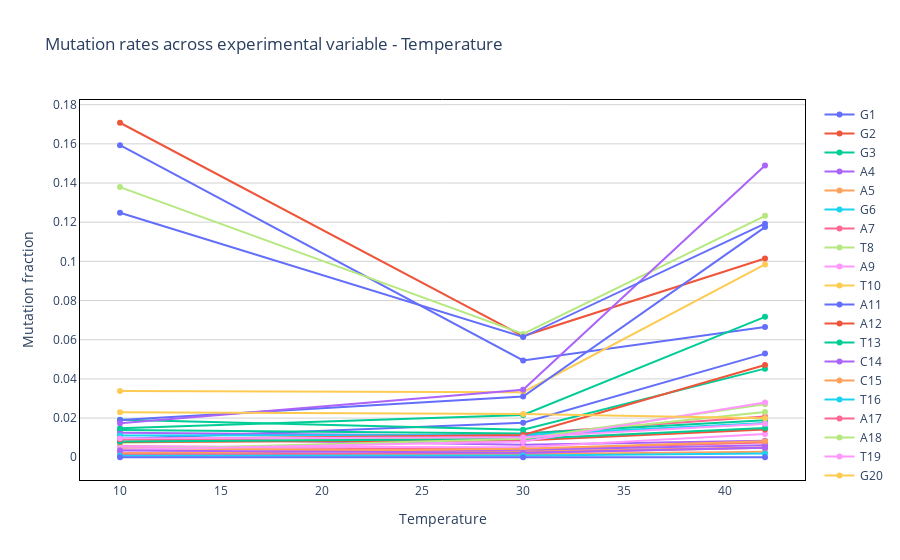

This figure's notebook cell:
### Code cell
fig = study.experimental_variable_across_samples(
    experimental_variable='Temperature',
    # sample=[sample],
    reference = [reference],
    section = [section],
    cluster = [cluster],
)['fig']
fig.show()

### Figure 1 — Plotly figure (JSON) as saved in the notebook; plotly's stock layout.template omitted (floating-point values rounded to 4 significant figures)
{"data": [{"hovertemplate": "<b>Experimental variable: %{x}<br>Mutation fraction: %{y}<extra></extra>", "mode": "lines+markers", "name": "G1", "text": "Temperature", "type": "scatter", "x": [10, 30, 42], "y": [null, null, null]}, {"hovertemplate": "<b>Experimental variable: %{x}<br>Mutation fraction: %{y}<extra></extra>", "mode": "lines+markers", "name": "G2", "text": "Temperature", "type": "scatter", "x": [10, 30, 42], "y": [null, null, null]}, {"hovertemplate": "<b>Experimental variable: %{x}<br>Mutation fraction: %{y}<extra></extra>", "mode": "lines+markers", "name": "G3", "text": "Temperature", "type": "scatter", "x": [10, 30, 42], "y": [null, null, null]}, {"hovertemplate": "<b>Experimental variable: %{x}<br>Mutation fraction: %{y}<extra></extra>", "mode": "lines+markers", "name": "A4", "text": "Temperature", "type": "scatter", "x": [10, 30, 42], "y": [0.009631, 0.006426, 0.008402]}, {"hovertemplate": "<b>Experimental variable: %{x}<br>Mutation fraction: %{y}<extra></extra>", "mode": "lines+markers", "name": "A5", "text": "Temperature", "type": "scatter", "x": [10, 30, 42], "y": [0.004656, 0.003127, 0.005028]}, {"hovertemplate": "<b>Experimental variable: %{x}<br>Mutation fraction: %{y}<extra></extra>", "mode": "lines+markers", "name": "G6", "text": "Temperature", "type": "scatter", "x": [10, 30, 42], "y": [null, null, null]}, {"hovertemplate": "<b>Experimental variable: %{x}<br>Mutation fraction: %{y}<extra></extra>", "mode": "lines+markers", "name": "A7", "text": "Temperature", "type": "scatter", "x": [10, 30, 42], "y": [0.005651, 0.004101, 0.00759]}, {"hovertemplate": "<b>Experimental variable: %{x}<br>Mutation fraction: %{y}<extra></extra>", "mode": "lines+markers", "name": "T8", "text": "Temperature", "type": "scatter", "x": [10, 30, 42], "y": [null, null, null]}, {"hovertemplate": "<b>Experimental variable: %{x}<br>Mutation fraction: %{y}<extra></extra>", "mode": "lines+markers", "name": "A9", "text": "Temperature", "type": "scatter", "x": [10, 30, 42], "y": [0.005504, 0.005153, 0.01184]}, {"hovertemplate": "<b>Experimental variable: %{x}<br>Mutation fraction: %{y}<extra></extra>", "mode": "lines+markers", "name": "T10", "text": "Temperature", "type": "scatter", "x": [10, 30, 42], "y": [null, null, null]}, {"hovertemplate": "<b>Experimental variable: %{x}<br>Mutation fraction: %{y}<extra></extra>", "mode": "lines+markers", "name": "A11", "text": "Temperature", "type": "scatter", "x": [10, 30, 42], "y": [0.1593, 0.04941, 0.06652]}, {"hovertemplate": "<b>Experimental variable: %{x}<br>Mutation fraction: %{y}<extra></extra>", "mode": "lines+markers", "name": "A12", "text": "Temperature", "type": "scatter", "x": [10, 30, 42], "y": [0.1708, 0.06187, 0.1015]}, {"hovertemplate": "<b>Experimental variable: %{x}<br>Mutation fraction: %{y}<extra></extra>", "mode": "lines+markers", "name": "T13", "text": "Temperature", "type": "scatter", "x": [10, 30, 42], "y": [null, null, null]}, {"hovertemplate": "<b>Experimental variable: %{x}<br>Mutation fraction: %{y}<extra></extra>", "mode": "lines+markers", "name": "C14", "text": "Temperature", "type": "scatter", "x": [10, 30, 42], "y": [0.002062, 0.003846, 0.006158]}, {"hovertemplate": "<b>Experimental variable: %{x}<br>Mutation fraction: %{y}<extra></extra>", "mode": "lines+markers", "name": "C15", "text": "Temperature", "type": "scatter", "x": [10, 30, 42], "y": [0.002025, 0.004378, 0.008188]}, {"hovertemplate": "<b>Experimental variable: %{x}<br>Mutation fraction: %{y}<extra></extra>", "mode": "lines+markers", "name": "T16", "text": "Temperature", "type": "scatter", "x": [10, 30, 42], "y": [null, null, null]}, {"hovertemplate": "<b>Experimental variable: %{x}<br>Mutation fraction: %{y}<extra></extra>", "mode": "lines+markers", "name": "A17", "text": "Temperature", "type": "scatter", "x": [10, 30, 42], "y": [0.007895, 0.01202, 0.02079]}, {"hovertemplate": "<b>Experimental variable: %{x}<br>Mutation fraction: %{y}<extra></extra>", "mode": "lines+markers", "name": "A18", "text": "Temperature", "type": "scatter", "x": [10, 30, 42], "y": [0.007421, 0.01031, 0.02307]}, {"hovertemplate": "<b>Experimental variable: %{x}<br>Mutation fraction: %{y}<extra></extra>", "mode": "lines+markers", "name": "T19", "text": "Temperature", "type": "scatter", "x": [10, 30, 42], "y": [null, null, null]}, {"hovertemplate": "<b>Experimental variable: %{x}<br>Mutation fraction: %{y}<extra></extra>", "mode": "lines+markers", "name": "G20", "text": "Temperature", "type": "scatter", "x": [10, 30, 42], "y": [null, null, null]}, {"hovertemplate": "<b>Experimental variable: %{x}<br>Mutation fraction: %{y}<extra></extra>", "mode": "lines+markers", "name": "A21", "text": "Temperature", "type": "scatter", "x": [10, 30, 42], "y": [0.009326, 0.01762, 0.05292]}, {"hovertemplate": "<b>Experimental variable: %{x}<br>Mutation fraction: %{y}<extra></extra>", "mode": "lines+markers", "name": "T22", "text": "Temperature", "type": "scatter", "x": [10, 30, 42], "y": [null, null, null]}, {"hovertemplate": "<b>Experimental variable: %{x}<br>Mutation fraction: %{y}<extra></extra>", "mode": "lines+markers", "name": "A23", "text": "Temperature", "type": "scatter", "x": [10, 30, 42], "y": [0.0192, 0.01402, 0.04524]}, {"hovertemplate": "<b>Experimental variable: %{x}<br>Mutation fraction: %{y}<extra></extra>", "mode": "lines+markers", "name": "T24", "text": "Temperature", "type": "scatter", "x": [10, 30, 42], "y": [null, null, null]}, {"hovertemplate": "<b>Experimental variable: %{x}<br>Mutation fraction: %{y}<extra></extra>", "mode": "lines+markers", "name": "G25", "text": "Temperature", "type": "scatter", "x": [10, 30, 42], "y": [null, null, null]}, {"hovertemplate": "<b>Experimental variable: %{x}<br>Mutation fraction: %{y}<extra></extra>", "mode": "lines+markers", "name": "G26", "text": "Temperature", "type": "scatter", "x": [10, 30, 42], "y": [null, null, null]}, {"hovertemplate": "<b>Experimental variable: %{x}<br>Mutation fraction: %{y}<extra></extra>", "mode": "lines+markers", "name": "T27", "text": "Temperature", "type": "scatter", "x": [10, 30, 42], "y": [null, null, null]}, {"hovertemplate": "<b>Experimental variable: %{x}<br>Mutation fraction: %{y}<extra></extra>", "mode": "lines+markers", "name": "T28", "text": "Temperature", "type": "scatter", "x": [10, 30, 42], "y": [null, null, null]}, {"hovertemplate": "<b>Experimental variable: %{x}<br>Mutation fraction: %{y}<extra></extra>", "mode": "lines+markers", "name": "T29", "text": "Temperature", "type": "scatter", "x": [10, 30, 42], "y": [null, null, null]}, {"hovertemplate": "<b>Experimental variable: %{x}<br>Mutation fraction: %{y}<extra></extra>", "mode": "lines+markers", "name": "G30", "text": "Temperature", "type": "scatter", "x": [10, 30, 42], "y": [null, null, null]}, {"hovertemplate": "<b>Experimental variable: %{x}<br>Mutation fraction: %{y}<extra></extra>", "mode": "lines+markers", "name": "G31", "text": "Temperature", "type": "scatter", "x": [10, 30, 42], "y": [null, null, null]}, {"hovertemplate": "<b>Experimental variable: %{x}<br>Mutation fraction: %{y}<extra></extra>", "mode": "lines+markers", "name": "G32", "text": "Temperature", "type": "scatter", "x": [10, 30, 42], "y": [null, null, null]}, {"hovertemplate": "<b>Experimental variable: %{x}<br>Mutation fraction: %{y}<extra></extra>", "mode": "lines+markers", "name": "A33", "text": "Temperature", "type": "scatter", "x": [10, 30, 42], "y": [0.01396, 0.01214, 0.01885]}, {"hovertemplate": "<b>Experimental variable: %{x}<br>Mutation fraction: %{y}<extra></extra>", "mode": "lines+markers", "name": "G34", "text": "Temperature", "type": "scatter", "x": [10, 30, 42], "y": [null, null, null]}, {"hovertemplate": "<b>Experimental variable: %{x}<br>Mutation fraction: %{y}<extra></extra>", "mode": "lines+markers", "name": "T35", "text": "Temperature", "type": "scatter", "x": [10, 30, 42], "y": [null, null, null]}, {"hovertemplate": "<b>Experimental variable: %{x}<br>Mutation fraction: %{y}<extra></extra>", "mode": "lines+markers", "name": "T36", "text": "Temperature", "type": "scatter", "x": [10, 30, 42], "y": [null, null, null]}, {"hovertemplate": "<b>Experimental variable: %{x}<br>Mutation fraction: %{y}<extra></extra>", "mode": "lines+markers", "name": "T37", "text": "Temperature", "type": "scatter", "x": [10, 30, 42], "y": [null, null, null]}, {"hovertemplate": "<b>Experimental variable: %{x}<br>Mutation fraction: %{y}<extra></extra>", "mode": "lines+markers", "name": "C38", "text": "Temperature", "type": "scatter", "x": [10, 30, 42], "y": [0.1379, 0.06298, 0.1233]}, {"hovertemplate": "<b>Experimental variable: %{x}<br>Mutation fraction: %{y}<extra></extra>", "mode": "lines+markers", "name": "T39", "text": "Temperature", "type": "scatter", "x": [10, 30, 42], "y": [null, null, null]}, {"hovertemplate": "<b>Experimental variable: %{x}<br>Mutation fraction: %{y}<extra></extra>", "mode": "lines+markers", "name": "A40", "text": "Temperature", "type": "scatter", "x": [10, 30, 42], "y": [0.03377, 0.03319, 0.09846]}, {"hovertemplate": "<b>Experimental variable: %{x}<br>Mutation fraction: %{y}<extra></extra>", "mode": "lines+markers", "name": "C41", "text": "Temperature", "type": "scatter", "x": [10, 30, 42], "y": [0.01896, 0.03097, 0.1175]}, {"hovertemplate": "<b>Experimental variable: %{x}<br>Mutation fraction: %{y}<extra></extra>", "mode": "lines+markers", "name": "C42", "text": "Temperature", "type": "scatter", "x": [10, 30, 42], "y": [0.007734, 0.008541, 0.01418]}, {"hovertemplate": "<b>Experimental variable: %{x}<br>Mutation fraction: %{y}<extra></extra>", "mode": "lines+markers", "name": "A43", "text": "Temperature", "type": "scatter", "x": [10, 30, 42], "y": [0.008067, 0.009296, 0.01492]}, {"hovertemplate": "<b>Experimental variable: %{x}<br>Mutation fraction: %{y}<extra></extra>", "mode": "lines+markers", "name": "A44", "text": "Temperature", "type": "scatter", "x": [10, 30, 42], "y": [0.01252, 0.01085, 0.01721]}, {"hovertemplate": "<b>Experimental variable: %{x}<br>Mutation fraction: %{y}<extra></extra>", "mode": "lines+markers", "name": "G45", "text": "Temperature", "type": "scatter", "x": [10, 30, 42], "y": [null, null, null]}, {"hovertemplate": "<b>Experimental variable: %{x}<br>Mutation fraction: %{y}<extra></extra>", "mode": "lines+markers", "name": "A46", "text": "Temperature", "type": "scatter", "x": [10, 30, 42], "y": [0.01112, 0.01132, 0.01751]}, {"hovertemplate": "<b>Experimental variable: %{x}<br>Mutation fraction: %{y}<extra></extra>", "mode": "lines+markers", "name": "G47", "text": "Temperature", "type": "scatter", "x": [10, 30, 42], "y": [null, null, null]}, {"hovertemplate": "<b>Experimental variable: %{x}<br>Mutation fraction: %{y}<extra></extra>", "mode": "lines+markers", "name": "C48", "text": "Temperature", "type": "scatter", "x": [10, 30, 42], "y": [0.003786, 0.009498, 0.02703]}, {"hovertemplate": "<b>Experimental variable: %{x}<br>Mutation fraction: %{y}<extra></extra>", "mode": "lines+markers", "name": "C49", "text": "Temperature", "type": "scatter", "x": [10, 30, 42], "y": [0.003871, 0.008039, 0.02799]}, {"hovertemplate": "<b>Experimental variable: %{x}<br>Mutation fraction: %{y}<extra></extra>", "mode": "lines+markers", "name": "T50", "text": "Temperature", "type": "scatter", "x": [10, 30, 42], "y": [null, null, null]}, {"hovertemplate": "<b>Experimental variable: %{x}<br>Mutation fraction: %{y}<extra></extra>", "mode": "lines+markers", "name": "T51", "text": "Temperature", "type": "scatter", "x": [10, 30, 42], "y": [null, null, null]}, {"hovertemplate": "<b>Experimental variable: %{x}<br>Mutation fraction: %{y}<extra></extra>", "mode": "lines+markers", "name": "A52", "text": "Temperature", "type": "scatter", "x": [10, 30, 42], "y": [0.009206, 0.01136, 0.04711]}, {"hovertemplate": "<b>Experimental variable: %{x}<br>Mutation fraction: %{y}<extra></extra>", "mode": "lines+markers", "name": "A53", "text": "Temperature", "type": "scatter", "x": [10, 30, 42], "y": [0.01476, 0.0216, 0.07169]}, {"hovertemplate": "<b>Experimental variable: %{x}<br>Mutation fraction: %{y}<extra></extra>", "mode": "lines+markers", "name": "A54", "text": "Temperature", "type": "scatter", "x": [10, 30, 42], "y": [0.01738, 0.03448, 0.1489]}, {"hovertemplate": "<b>Experimental variable: %{x}<br>Mutation fraction: %{y}<extra></extra>", "mode": "lines+markers", "name": "C55", "text": "Temperature", "type": "scatter", "x": [10, 30, 42], "y": [0.001528, 0.001542, 0.002788]}, {"hovertemplate": "<b>Experimental variable: %{x}<br>Mutation fraction: %{y}<extra></extra>", "mode": "lines+markers", "name": "T56", "text": "Temperature", "type": "scatter", "x": [10, 30, 42], "y": [null, null, null]}, {"hovertemplate": "<b>Experimental variable: %{x}<br>Mutation fraction: %{y}<extra></extra>", "mode": "lines+markers", "name": "C57", "text": "Temperature", "type": "scatter", "x": [10, 30, 42], "y": [0.00129, 0.002169, 0.004871]}, {"hovertemplate": "<b>Experimental variable: %{x}<br>Mutation fraction: %{y}<extra></extra>", "mode": "lines+markers", "name": "T58", "text": "Temperature", "type": "scatter", "x": [10, 30, 42], "y": [null, null, null]}, {"hovertemplate": "<b>Experimental variable: %{x}<br>Mutation fraction: %{y}<extra></extra>", "mode": "lines+markers", "name": "T59", "text": "Temperature", "type": "scatter", "x": [10, 30, 42], "y": [null, null, null]}, {"hovertemplate": "<b>Experimental variable: %{x}<br>Mutation fraction: %{y}<extra></extra>", "mode": "lines+markers", "name": "G60", "text": "Temperature", "type": "scatter", "x": [10, 30, 42], "y": [null, null, null]}, {"hovertemplate": "<b>Experimental variable: %{x}<br>Mutation fraction: %{y}<extra></extra>", "mode": "lines+markers", "name": "A61", "text": "Temperature", "type": "scatter", "x": [10, 30, 42], "y": [0.1249, 0.06137, 0.1192]}, {"hovertemplate": "<b>Experimental variable: %{x}<br>Mutation fraction: %{y}<extra></extra>", "mode": "lines+markers", "name": "T62", "text": "Temperature", "type": "scatter", "x": [10, 30, 42], "y": [null, null, null]}, {"hovertemplate": "<b>Experimental variable: %{x}<br>Mutation fraction: %{y}<extra></extra>", "mode": "lines+markers", "name": "T63", "text": "Temperature", "type": "scatter", "x": [10, 30, 42], "y": [null, null, null]}, {"hovertemplate": "<b>Experimental variable: %{x}<br>Mutation fraction: %{y}<extra></extra>", "mode": "lines+markers", "name": "A64", "text": "Temperature", "type": "scatter", "x": [10, 30, 42], "y": [0.00346, 0.002272, 0.004803]}, {"hovertemplate": "<b>Experimental variable: %{x}<br>Mutation fraction: %{y}<extra></extra>", "mode": "lines+markers", "name": "T65", "text": "Temperature", "type": "scatter", "x": [10, 30, 42], "y": [null, null, null]}, {"hovertemplate": "<b>Experimental variable: %{x}<br>Mutation fraction: %{y}<extra></extra>", "mode": "lines+markers", "name": "C66", "text": "Temperature", "type": "scatter", "x": [10, 30, 42], "y": [0.000709, 0.000875, 0.001911]}, {"hovertemplate": "<b>Experimental variable: %{x}<br>Mutation fraction: %{y}<extra></extra>", "mode": "lines+markers", "name": "T67", "text": "Temperature", "type": "scatter", "x": [10, 30, 42], "y": [null, null, null]}, {"hovertemplate": "<b>Experimental variable: %{x}<br>Mutation fraction: %{y}<extra></extra>", "mode": "lines+markers", "name": "T68", "text": "Temperature", "type": "scatter", "x": [10, 30, 42], "y": [null, null, null]}, {"hovertemplate": "<b>Experimental variable: %{x}<br>Mutation fraction: %{y}<extra></extra>", "mode": "lines+markers", "name": "C69", "text": "Temperature", "type": "scatter", "x": [10, 30, 42], "y": [0.009623, 0.01022, 0.01716]}, {"hovertemplate": "<b>Experimental variable: %{x}<br>Mutation fraction: %{y}<extra></extra>", "mode": "lines+markers", "name": "C70", "text": "Temperature", "type": "scatter", "x": [10, 30, 42], "y": [0.02302, 0.02209, 0.01991]}, {"hovertemplate": "<b>Experimental variable: %{x}<br>Mutation fraction: %{y}<extra></extra>", "mode": "lines+markers", "name": "C71", "text": "Temperature", "type": "scatter", "x": [10, 30, 42], "y": [0, 0, 0]}], "layout": {"paper_bgcolor": "white", "plot_bgcolor": "white", "title": {"text": "Mutation rates across experimental variable - Temperature"}, "xaxis": {"autorange": true, "linecolor": "black", "linewidth": 1, "mirror": true, "title": {"text": "Temperature"}}, "yaxis": {"gridcolor": "lightgray", "linecolor": "black", "linewidth": 1, "mirror": true, "title": {"text": "Mutation fraction"}}}}
